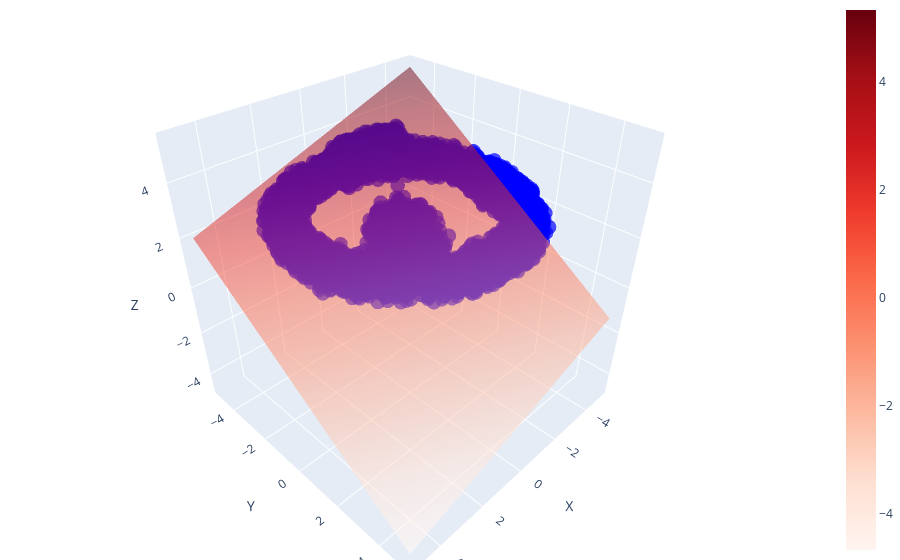

The cell this chart's notebook holds for it:
### Code cell
fig = plot_points_3d([data_points_orth_sphere.numpy()], A=A.squeeze(),b=b.squeeze())
fig.show()
